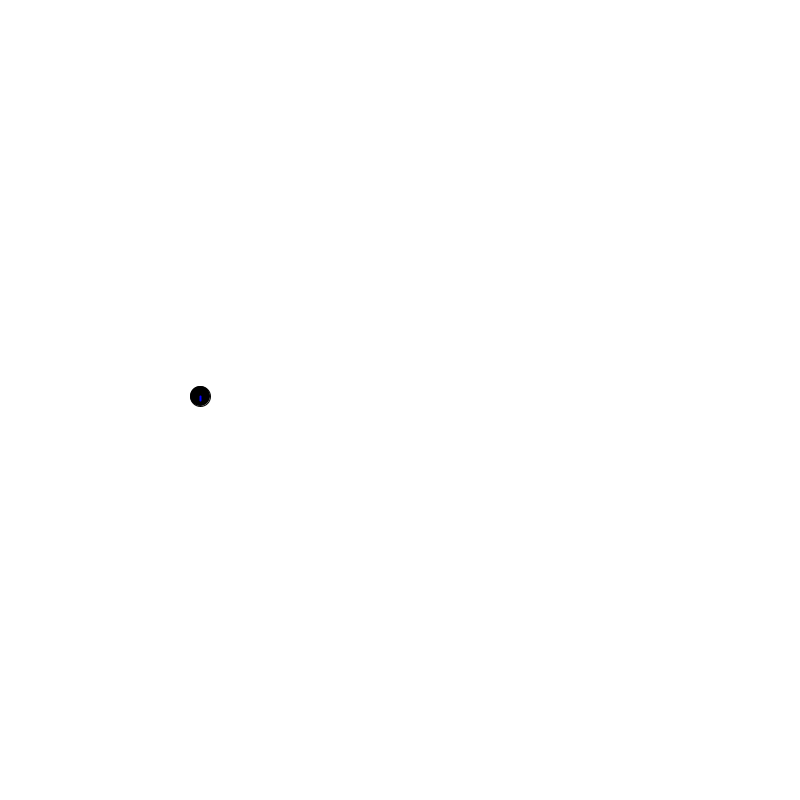
Frame 1 (no input)
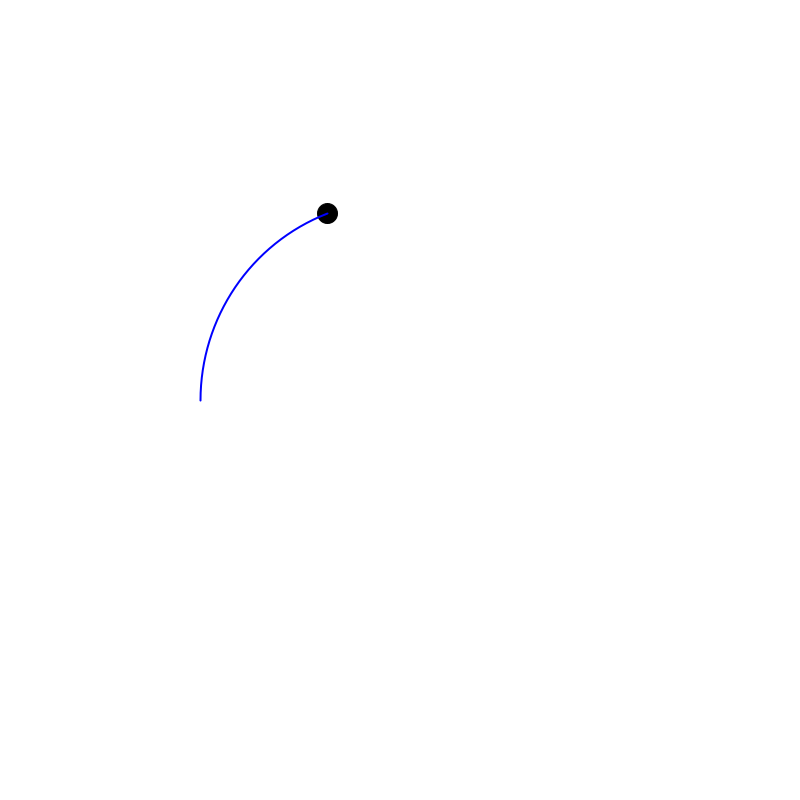
Frame 60 (the mouse pressed at the canvas centre just before this capture)
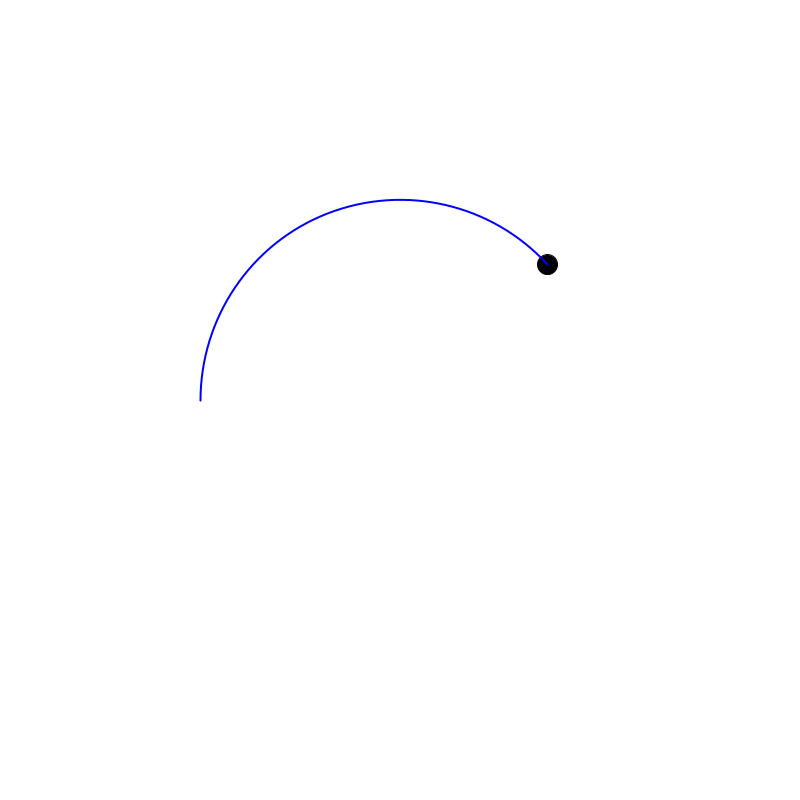
Frame 120 (the mouse held since frame 60 and released just before this capture)

The Processing sketch that drew these frames (run headless with seeded random() and noise(); from frame 60 on, the mouse is pressed at the canvas centre):

// Processing sketch: steer
// ── steer.pde
float angle = -PI;   // Initial angle
float angleSpeed = 0.02;  // Speed of angle change
boolean clockwise = true; // Direction of rotation
float startAngle = -PI; // Starting angle of the arc
float endAngle = -PI;   // Ending angle of the arc
PGraphics arcLayer; // Layer to draw the arc

void setup() {
  size(800, 800);
  arcLayer = createGraphics(width, height);
  arcLayer.beginDraw();
  arcLayer.background(255, 255, 255, 0);
  arcLayer.endDraw();
}

void draw() {
  background(255);

  // Update the angle based on the direction
  if (clockwise) {
    angle += angleSpeed;
    if (angle >= 0) {
      angle = 0;
    }
  } else {
    angle -= angleSpeed;
    if (angle <= -PI) {
      angle = -PI;
    }
  }

  // Calculate ellipse position
  float x = width / 2 + cos(angle) * 200;
  float y = height / 2 + sin(angle) * 200;

  // Draw the ellipse
  fill(0);
  ellipse(x, y, 20, 20);

  // Update arc start and end angles based on direction change
  if (clockwise) {
    if (!clockwise) {
      startAngle = angle;
      endAngle = angle;
    }
    startAngle = min(startAngle, angle);
  } else {
    if (!clockwise) {
      endAngle = max(endAngle, angle);
    }
  }

  // Draw the arc based on the current direction
  arcLayer.beginDraw();
  arcLayer.clear();
  arcLayer.stroke(0, 0, 255);
  arcLayer.strokeWeight(2);
  arcLayer.noFill();

  if (clockwise) {
    arcLayer.arc(width / 2, height / 2, 400, 400, startAngle, angle);
  } else {
    arcLayer.arc(width / 2, height / 2, 400, 400, angle, endAngle);
  }

  arcLayer.endDraw();
  image(arcLayer, 0, 0);
}

void keyPressed() {
  if (key == 'r' || key == 'R') {
    if (!clockwise) {
      startAngle = angle; // Start from current position when switching to clockwise
    }
    clockwise = true;
  } else if (key == 'l' || key == 'L') {
    if (clockwise) {
      endAngle = angle; // Start from current position when switching to counterclockwise
    }
    clockwise = false;
  }
}
